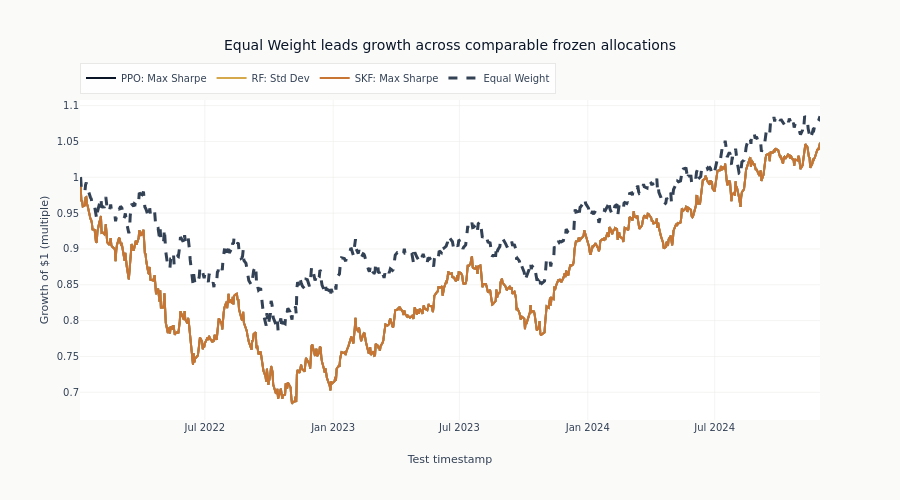

Notebook code for this chart:
### Markdown cell above
### Growth paths of the comparable implementations

The growth chart focuses on the comparable Max-Sharpe implementations and an equal-weight
benchmark. Showing four lines preserves the cross-library comparison without a thirteen-line
legend obscuring the evidence.

### Code cell
growth_methods = ["PPO: Max Sharpe", "RF: Std Dev", "SKF: Max Sharpe", "Equal Weight"]
growth_colors = {
    "PPO: Max Sharpe": COLORS["blue"],
    "RF: Std Dev": COLORS["amber"],
    "SKF: Max Sharpe": COLORS["copper"],
    "Equal Weight": COLORS["neutral"],
}
cumulative_growth = {name: np.cumprod(1 + portfolio_returns[name]) for name in growth_methods}
growth_leader = max(cumulative_growth, key=lambda name: cumulative_growth[name][-1])

fig = go.Figure()
for name in growth_methods:
    fig.add_scatter(
        # datetime64 rather than the index's pandas Timestamps: the static-image writer that
        # renders this figure alongside the interactive one cannot serialize a Timestamp.
        x=np.asarray(test_dates, dtype="datetime64[ns]"),
        y=cumulative_growth[name],
        mode="lines",
        name=name,
        line=dict(
            color=growth_colors[name],
            width=3 if name == growth_leader else 2,
            dash="dash" if name == "Equal Weight" else "solid",
        ),
    )

fig.update_layout(
    title=f"{growth_leader} leads growth across comparable frozen allocations",
    xaxis_title="Test timestamp",
    yaxis_title="Growth of $1 (multiple)",
    height=500,
    legend=dict(orientation="h", yanchor="bottom", y=1.02, xanchor="left", x=0),
)
fig.show()

### Figure 1 — Plotly figure (JSON) as saved in the notebook; plotly's stock layout.template omitted (floating-point values rounded to 4 significant figures; data arrays with more than 128 entries replaced by an {"elided": "..."} marker saying what was removed)
{"data": [{"line": {"color": "#0a1628", "dash": "solid", "width": 2}, "mode": "lines", "name": "PPO: Max Sharpe", "type": "scatter", "x": {"elided": "732 str values"}, "y": {"elided": "732 float values"}}, {"line": {"color": "#D4A84B", "dash": "solid", "width": 2}, "mode": "lines", "name": "RF: Std Dev", "type": "scatter", "x": {"elided": "732 str values"}, "y": {"elided": "732 float values"}}, {"line": {"color": "#C87533", "dash": "solid", "width": 2}, "mode": "lines", "name": "SKF: Max Sharpe", "type": "scatter", "x": {"elided": "732 str values"}, "y": {"elided": "732 float values"}}, {"line": {"color": "#334155", "dash": "dash", "width": 3}, "mode": "lines", "name": "Equal Weight", "type": "scatter", "x": {"elided": "732 str values"}, "y": {"elided": "732 float values"}}], "layout": {"height": 500, "legend": {"orientation": "h", "x": 0, "xanchor": "left", "y": 1.02, "yanchor": "bottom"}, "title": {"text": "Equal Weight leads growth across comparable frozen allocations"}, "xaxis": {"title": {"text": "Test timestamp"}}, "yaxis": {"title": {"text": "Growth of $1 (multiple)"}}}}
